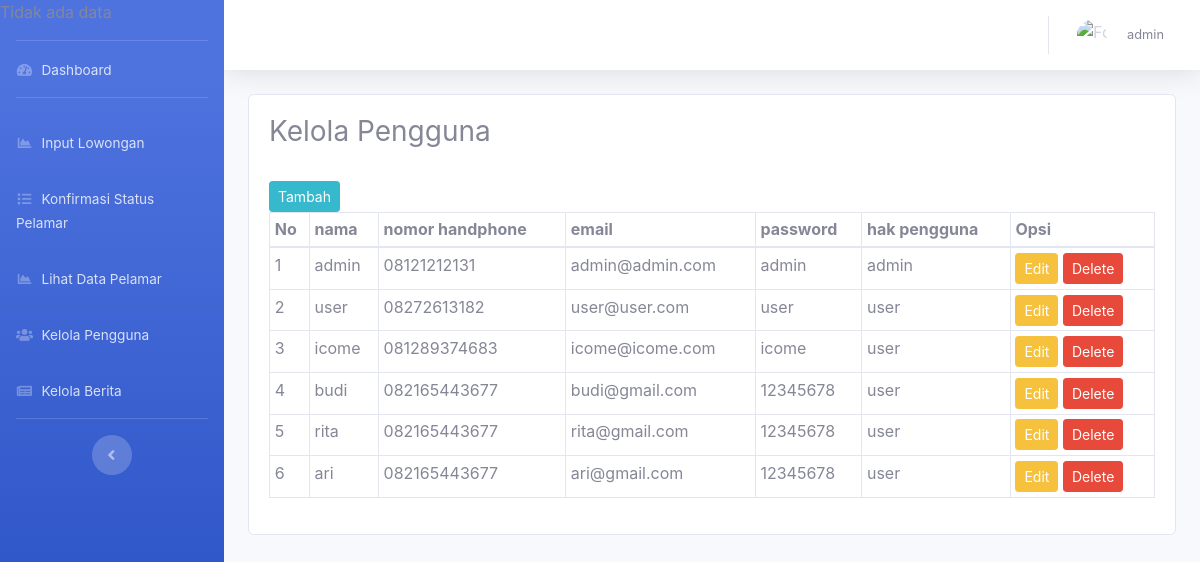
Page /dashboard/index.php?r=pengguna/index (signed in) on the committed database.
### tables this page shows
CREATE TABLE `pengguna` (
  `id` int(11) NOT NULL,
  `nama` varchar(64) NOT NULL,
  `no_hp` text NOT NULL,
  `email` text NOT NULL,
  `password` varchar(64) NOT NULL,
  `hak_pengguna` varchar(35) NOT NULL
);

### dashboard/index.php (called while the page is built, shortened)
<?php require_once '../config/conn.php'; ?>
<?php require_once 'layouts/header.php'; ?>
<?php include 'layouts/sidebar.php'; ?>
<?php $page = $_REQUEST['r']; ?>
<?php include_once $page.'.php'; ?>
<?php include 'layouts/footer.php'; ?>

### config/conn.php (called while the page is built, shortened)
<?php
function Connect(){
    $connect = mysqli_connect(HOST, DB_USER, DB_PASSWORD,DB_NAME);
    if($connect){
        return $connect;
    } else {
      return FALSE;
    }
}
?>

### dashboard/pengguna/func.php (called while the page is built, shortened)
<?php
function GetAll(){
  $query = "SELECT * FROM pengguna";
  $exe = mysqli_query(Connect(),$query);
  while($data = mysqli_fetch_array($exe)){
    $datas[] = array('id' => $data['id'],
		'nama' => $data['nama'],
		'no_hp' => $data['no_hp'],
		'email' => $data['email'],
		'password' => $data['password'],
		'hak_pengguna' => $data['hak_pengguna'],
    );
  }
  return $datas;
}
?>

### dashboard/pengguna/index.php (the view, shortened to what this page needs)
<h3>Kelola Pengguna</h3>
<br>
<a href='?r=pengguna/create' class='btn btn-info btn-sm'>Tambah</a>
<br>
<div class='table-responsive'>
  <table class='table table-bordered table-sm'>
    <thead>
      <tr>
        <th>No</th>
        <th>nama</th>
        <th>nomor handphone</th>
        <th>email</th>
        <th>password</th>
        <th>hak pengguna</th>
        <th colspan='2'>Opsi</th>
      </tr>
    </thead>
    <tbody>
      <?php
      $ga = GetAll();
      $no = 1;
      if (isset($ga)) {
        foreach ($ga as $data) {
          echo "<tr>";
          echo "<td>" . $no++ . "</td>";
          echo "<td>" . $data['nama'] . "</td>";
          echo "<td>" . $data['no_hp'] . "</td>";
          echo "<td>" . $data['email'] . "</td>";
          echo "<td>" . $data['password'] . "</td>";
          echo "<td>" . $data['hak_pengguna'] . "</td>";
          echo "<td>
        <div class=\"btn-group\" >
                <form method='POST' action='?r=pengguna/edit'>
                <input type='hidden' name='id' value='" . $data['id'] . "'>
                <input type='submit' name='edit' Value='Edit' class='btn btn-warning btn-sm'>
                </form>
                &nbsp;
                <form method='POST' action=''>
                <input type='hidden' name='id' value='" . $data['id'] . "'>
                <input type='submit' name='delete' Value='Delete' class='btn btn-danger btn-sm'>
                </form>
                </div>
              </td>";
          echo "</tr>";
        }
      }
      ?>
    </tbody>
  </table>
</div>

### rows in the picture
pengguna: nama "admin", no_hp "08121212131", email "admin@admin.com", password "admin", hak_pengguna "admin"
pengguna: nama "user", no_hp "08272613182", email "user@user.com", password "user", hak_pengguna "user"
pengguna: nama "icome", no_hp "081289374683", email "icome@icome.com", password "icome", hak_pengguna "user"
pengguna: nama "budi", no_hp "082165443677", email "budi@gmail.com", password "12345678", hak_pengguna "user"
pengguna: nama "rita", no_hp "082165443677", email "rita@gmail.com", password "12345678", hak_pengguna "user"
pengguna: nama "ari", no_hp "082165443677", email "ari@gmail.com", password "12345678", hak_pengguna "user"

### other values in the picture
$_SESSION['nama'] "admin"
